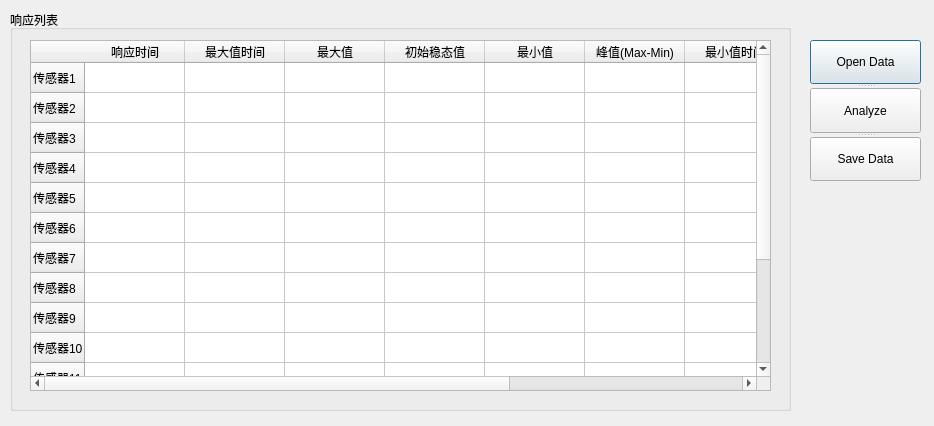
<?xml version="1.0" encoding="UTF-8"?>
<ui version="4.0">
 <class>Dialog</class>
 <widget class="QDialog" name="Dialog">
  <property name="geometry">
   <rect>
    <x>0</x>
    <y>0</y>
    <width>934</width>
    <height>426</height>
   </rect>
  </property>
  <property name="windowTitle">
   <string>数值分析</string>
  </property>
  <widget class="QGroupBox" name="groupBox">
   <property name="geometry">
    <rect>
     <x>10</x>
     <y>10</y>
     <width>781</width>
     <height>401</height>
    </rect>
   </property>
   <property name="title">
    <string>响应列表</string>
   </property>
   <widget class="QTableWidget" name="tableWidget">
    <property name="geometry">
     <rect>
      <x>20</x>
      <y>30</y>
      <width>741</width>
      <height>351</height>
     </rect>
    </property>
    <property name="cursor" stdset="0">
     <cursorShape>ArrowCursor</cursorShape>
    </property>
    <row>
     <property name="text">
      <string>传感器1</string>
     </property>
    </row>
    <row>
     <property name="text">
      <string>传感器2</string>
     </property>
    </row>
    <row>
     <property name="text">
      <string>传感器3</string>
     </property>
    </row>
    <row>
     <property name="text">
      <string>传感器4</string>
     </property>
    </row>
    <row>
     <property name="text">
      <string>传感器5</string>
     </property>
    </row>
    <row>
     <property name="text">
      <string>传感器6</string>
     </property>
    </row>
    <row>
     <property name="text">
      <string>传感器7</string>
     </property>
    </row>
    <row>
     <property name="text">
      <string>传感器8</string>
     </property>
    </row>
    <row>
     <property name="text">
      <string>传感器9</string>
     </property>
    </row>
    <row>
     <property name="text">
      <string>传感器10</string>
     </property>
    </row>
    <row>
     <property name="text">
      <string>传感器11</string>
     </property>
    </row>
    <row>
     <property name="text">
      <string>传感器12</string>
     </property>
    </row>
    <row>
     <property name="text">
      <string>传感器13</string>
     </property>
    </row>
    <row>
     <property name="text">
      <string>传感器14</string>
     </property>
    </row>
    <row>
     <property name="text">
      <string>传感器15</string>
     </property>
    </row>
    <column>
     <property name="text">
      <string>响应时间</string>
     </property>
    </column>
    <column>
     <property name="text">
      <string>最大值时间</string>
     </property>
    </column>
    <column>
     <property name="text">
      <string>最大值</string>
     </property>
    </column>
    <column>
     <property name="text">
      <string>初始稳态值</string>
     </property>
    </column>
    <column>
     <property name="text">
      <string>最小值</string>
     </property>
    </column>
    <column>
     <property name="text">
      <string>峰值(Max-Min)</string>
     </property>
    </column>
    <column>
     <property name="text">
      <string>最小值时间</string>
     </property>
    </column>
    <column>
     <property name="text">
      <string>响应峰面积</string>
     </property>
    </column>
    <column>
     <property name="text">
      <string>恢复峰面积</string>
     </property>
    </column>
   </widget>
  </widget>
  <widget class="QSplitter" name="splitter">
   <property name="geometry">
    <rect>
     <x>810</x>
     <y>40</y>
     <width>111</width>
     <height>141</height>
    </rect>
   </property>
   <property name="orientation">
    <enum>Qt::Vertical</enum>
   </property>
   <widget class="QPushButton" name="openButton">
    <property name="text">
     <string>Open Data</string>
    </property>
   </widget>
   <widget class="QPushButton" name="analysisButton">
    <property name="text">
     <string>Analyze</string>
    </property>
   </widget>
   <widget class="QPushButton" name="saveButton">
    <property name="text">
     <string>Save Data</string>
    </property>
   </widget>
  </widget>
 </widget>
 <resources/>
 <connections/>
</ui>
